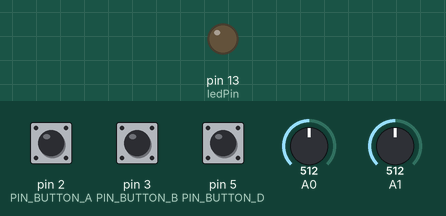
A program run on a simulated Arduino Leonardo, built with avr-gcc and run on an emulated ATmega32U4. Parts: output pins drawn as LEDs (lit = HIGH). Inputs (shaded band) come from the test bench; at power-on: pin 2 (PIN_BUTTON_A) LOW, pin 3 (PIN_BUTTON_B) HIGH, pin 5 (PIN_BUTTON_D) HIGH, A0 = 512, A1 = 512. USB keyboard and mouse output is not drawn.

Above: at 1.2 s.
1.3 s: pin 2 (PIN_BUTTON_A) pulled HIGH for 0.15 s
At 2.6 s:
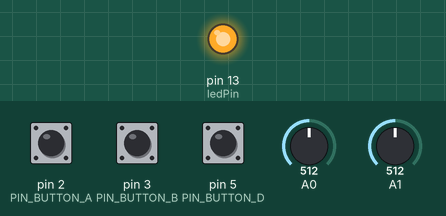
2.9 s: pin 2 (PIN_BUTTON_A) pulled HIGH for 1 s
At 5.0 s:
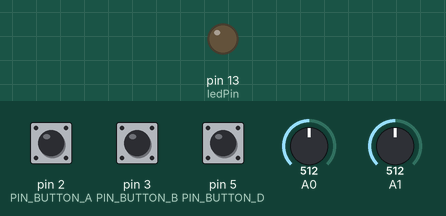
5.4 s: pin 2 (PIN_BUTTON_A) pulled HIGH for 3.2 s
At 9.8 s:
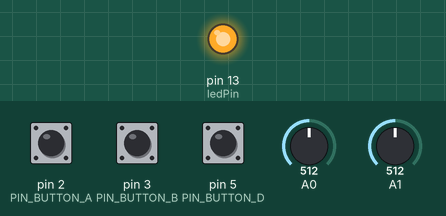
Timing chart, 0 to 11.3 s (numbered marks = the images above; inputs shaded):
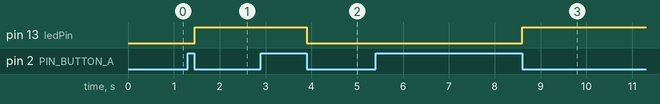

Measured:
- after the input at 1.3 s, pin 13 (ledPin): LOW → HIGH after 0.15 s
- after the input at 2.9 s, pin 13 (ledPin): HIGH → LOW after 1.0 s
- after the input at 5.4 s, pin 13 (ledPin): LOW → HIGH after 3.2 s

The program:

main.cpp
```cpp
#include <Arduino.h>
#include <Mouse.h>

const byte PIN_BUTTON_A = 2;
const byte PIN_BUTTON_B = 3;
const byte PIN_BUTTON_C = 4;
const byte PIN_BUTTON_D = 5;
const byte PIN_BUTTON_E = 6;
const byte PIN_BUTTON_F = 7;
const byte PIN_ANALOG_X = 0;
const byte PIN_ANALOG_Y = 1;

const int ledPin = 13;

boolean mouseIsActive = false;
int lastSwitchState = LOW;

int maxPot = 750;
int minPot = 0;
int range = 12;
int responseDelay = 5;
int threshold = range / 4;
int center = 0;

void setup()
{
  pinMode(PIN_BUTTON_A, INPUT);
  pinMode(ledPin, OUTPUT);

  Mouse.begin();
}

int readAxis(int thisAxis)
{
  int reading = analogRead(thisAxis);

  if (thisAxis == PIN_ANALOG_X)
  {
    reading = map(reading, minPot, maxPot, -1 * range, range);
  }
  else
  {
    reading = map(reading, minPot, maxPot, range, -1 * range);
  }

  int distance = reading - center;

  if (abs(distance) < threshold)
  {
    distance = 0;
  }

  return distance;
}

void loop()
{
  int switchState = digitalRead(PIN_BUTTON_A);

  if (switchState != lastSwitchState)
  {
    if (switchState == LOW)
    {
      mouseIsActive = !mouseIsActive;
      digitalWrite(ledPin, mouseIsActive);
    }
  }

  lastSwitchState = switchState;

  int axis_x = readAxis(PIN_ANALOG_X);
  int axis_y = readAxis(PIN_ANALOG_Y);

  if (mouseIsActive)
  {
    Mouse.move(axis_x, axis_y, 0);
  }

  if (digitalRead(PIN_BUTTON_D) == LOW)
  {
    if (!Mouse.isPressed(MOUSE_LEFT))
    {
      Mouse.press(MOUSE_LEFT);
    }
  }
  else
  {
    if (Mouse.isPressed(MOUSE_LEFT))
    {
      Mouse.release(MOUSE_LEFT);
    }
  }
  if (digitalRead(PIN_BUTTON_B) == LOW)
  {
    if (!Mouse.isPressed(MOUSE_RIGHT))
    {
      Mouse.press(MOUSE_RIGHT);
    }
  }
  else
  {
    if (Mouse.isPressed(MOUSE_RIGHT))
    {
      Mouse.release(MOUSE_RIGHT);
    }
  }
  delay(responseDelay);
}
```
